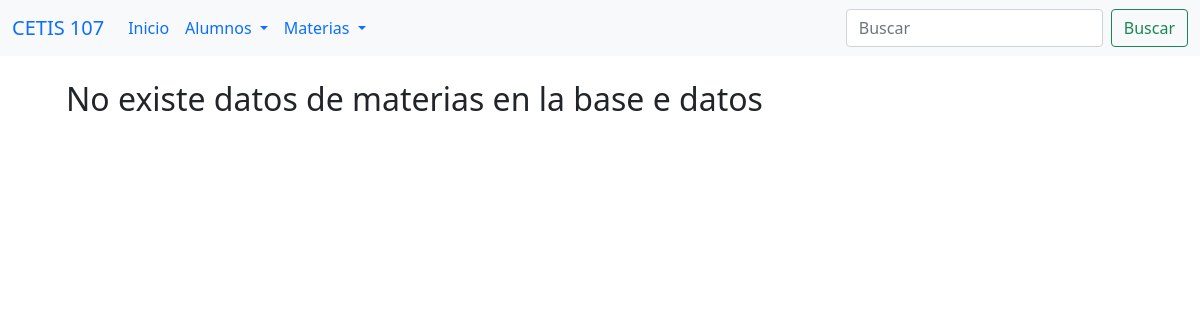
Before: /consultarmateria.php with the older database file.
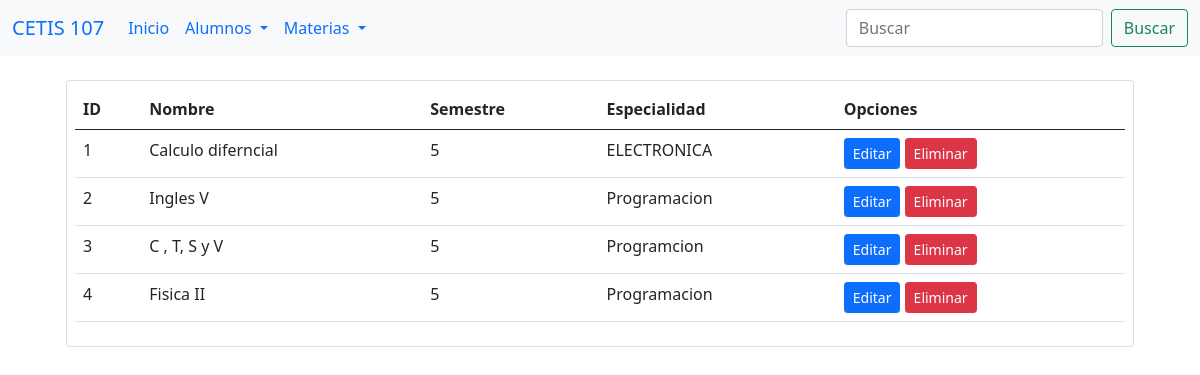
After: the same page with the newer database file.
### tables this page shows
CREATE TABLE `materias` (
  `id` int(11) NOT NULL,
  `nombre` varchar(100) NOT NULL,
  `semestre` int(20) NOT NULL,
  `especialidad` varchar(100) NOT NULL
);

### consultarmateria.php (the view, shortened to what this page needs)
<!DOCTYPE html>
<html lang="en">
<head>
    <link rel="stylesheet" href="css/bootstrap.css">
</head>
<body>
<?php
        include 'menu.php';
        include 'conexion.php';
        $sql = "SELECT * FROM materias";
        $datos = $conexion->query($sql);
    ?>
    <div class="container">
        <div class="row">
            <div class="col-12">
                <?php if($datos->num_rows > 0) { ?>
                <div class="table-responsive card m-4 p-2">
                    <table class="table table-hover">
                        <thead>
                            <tr>
                                <th>ID</th>
                                <th>Nombre</th>
                                <th>Semestre</th>
                                <th>Especialidad</th>
                                <th>Opciones</th>
                            </tr>
                        </thead>
                        <tbody>
                            <?php while($registro = $datos->fetch_assoc()){ ?>
                                <tr>
                                    <td><?php echo $registro["id"]; ?></td>
                                    <td><?php echo $registro["nombre"]; ?></td>
                                    <td><?php echo $registro["semestre"]; ?></td>
                                    <td><?php echo $registro["especialidad"]; ?></td>
                                    <td>
                                        <a href="editarmateria.php?id=<?php echo $registro["id"]; ?>"  class="btn btn-sm btn-primary">Editar</a>
                                        <a href="eliminarmateria.php?id=<?php echo $registro["id"]; ?>" class="btn btn-sm btn-danger">Eliminar</a>
                                    </td>
                                </tr>
                            <?php } ?>
                        </tbody>
                    </table>
                </div>
                <?php } else { ?>
                    <h2 class="m-4">No existe datos de materias en la base e datos</h2>
                <?php } ?>
            </div>
        </div>
    </div>
</body>
</html>

### menu.php (shortened to what this page needs)
<nav class="navbar navbar-expand-lg bg-light">
	<div class="container-fluid">
		<a class="navbar-brand" href="inicio.php">CETIS 107</a>
		<div class="collapse navbar-collapse" id="navbarSupportedContent">
		<ul class="navbar-nav me-auto mb-2 mb-lg-0">
			<li class="nav-item">
			<a class="nav-link active" aria-current="page" href="inicio.php">Inicio</a>
			</li>
			<li class="nav-item dropdown">
			<a class="nav-link dropdown-toggle" href="#" role="button" data-bs-toggle="dropdown" aria-expanded="false">
				Alumnos
			</a>
			</li>
			<li class="nav-item dropdown">
			<a class="nav-link dropdown-toggle" href="#" role="button" data-bs-toggle="dropdown" aria-expanded="false">
				Materias
			</a>
			</li>
		</ul>
		<form class="d-flex" role="search">
			<input class="form-control me-2" type="search" placeholder="Buscar" aria-label="Search">
			<button class="btn btn-outline-success" type="submit">Buscar</button>
		</form>
		</div>
	</div>
</nav>

Changed rows visible on the page:
added materias: id "1", nombre "Calculo diferncial", semestre "5", especialidad "ELECTRONICA"
added materias: id "2", nombre "Ingles V", semestre "5", especialidad "Programacion"
added materias: id "3", nombre "C , T, S y V", semestre "5", especialidad "Programcion"
added materias: id "4", nombre "Fisica II", semestre "5", especialidad "Programacion"
Other visible differences:
text no longer shown: "No existe datos de materias en la base e datos"
text now shown: "ID Nombre Semestre Especialidad Opciones"
